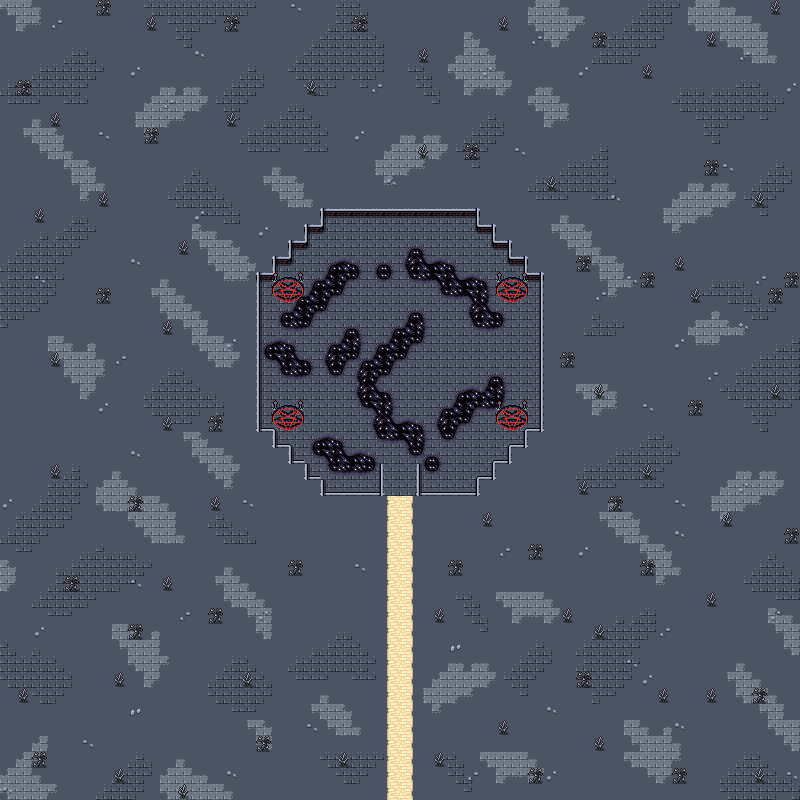

Below is a game level as drawn by its tile map, then a one-line description and the .tmx that defines it (tile-layer data replaced by summaries):
An orthogonal 50x50 tile map with 16x16 px tiles, 5 tile layers (Background, Ground, Walls, Ornamental Walls, ...), 3 tilesets and 12 objects.

<map version="1.10" tiledversion="1.11.2" orientation="orthogonal" renderorder="right-down" width="50" height="50" tilewidth="16" tileheight="16" infinite="0" nextlayerid="9" nextobjectid="90">
 <editorsettings>
  <export target="wastetown..tmx" format="tmx" />
 </editorsettings>
 <tileset firstgid="1" source="../../tileset/main.tsx" />
 <tileset firstgid="10113" source="../../tileset/buildings.tsx" />
 <tileset firstgid="11905" source="../../tileset/dungeon/dungeon_2.tsx" />
 <layer id="1" name="Background" width="50" height="50">
  <data>[2500 cells, 2500 non-empty, 5 distinct tile ids]</data>
 </layer>
 <layer id="7" name="Ground" width="50" height="50">
  <data>[2500 cells, 850 non-empty, 45 distinct tile ids]</data>
 </layer>
 <layer id="2" name="Walls" width="50" height="50">
  <data>[2500 cells, 143 non-empty, 22 distinct tile ids]</data>
 </layer>
 <layer id="8" name="Ornamental Walls" width="50" height="50">
  <data>[2500 cells, 41 non-empty, 4 distinct tile ids]</data>
 </layer>
 <layer id="3" name="Clutter" width="50" height="50">
  <properties>
   <property name="spriteLayer" type="bool" value="true" />
  </properties>
  <data>[2500 cells, 169 non-empty, 12 distinct tile ids]</data>
 </layer>
 <objectgroup id="4" name="Objects">
  <object id="73" template="../../obj/gold.tx" x="350.25" y="232.833" />
  <object id="75" template="../../obj/enemy.tx" x="390.751" y="331.084">
   <properties>
    <property name="defeatDialog">[
	{
	   "narrator": true, "text": "With a howl, Arzakon falls for the final time. The planeswalker who would have made Shandalar his own is gone, and what the ancients could only seal, you have finally put down for good.",
   "options": [{
      "name": "(Continue)", "action": [{"setQuestFlag": {"key": "ArzakonDefeated", "val": 1}}, {"deleteMapObject":-1}]}]
	}
	]</property>
    <property name="effect" value="{&quot;startBattleWithCard&quot;: [&quot;Arzakon&quot;, &quot;Howling Mine&quot;, &quot;Mox Amber&quot;]}" />
    <property name="enemy" value="Arzakon" />
    <property name="spawn.Easy" type="bool" value="false" />
    <property name="spawn.Normal" type="bool" value="false" />
    <property name="speedModifier" type="float" value="0" />
    <property name="threatRange" type="int" value="80" />
   </properties>
  </object>
  <object id="79" template="../../obj/gold.tx" x="437.166" y="234.5" />
  <object id="80" template="../../obj/manashards.tx" x="330.5" y="234" />
  <object id="82" template="../../obj/manashards.tx" x="456" y="236" />
  <object id="83" template="../../obj/entry_up.tx" x="386.75" y="523.5" width="29" height="30">
   <properties>
    <property name="teleport" value="" />
   </properties>
  </object>
  <object id="84" template="../../obj/dialog.tx" x="382.167" y="464.583" width="33.6667" height="8.83333" visible="1">
   <properties>
    <property name="dialog">[
{
   "text": "The barren fortress ahead has been entirely hollowed out, containing only a single resident: the towering demonic planeswalker that stands before you. Arzakon, the Doom of Shandalar. Sealed away by the Great Barrier milennia ago, he has slipped back into this world now that the guardians and Emrakul have fallen. The last remnant wards still slow him, but not for long.",
   "options": [{
      "name": "(Continue)", "action": [{"deleteMapObject":-1}]}]
}
]</property>
   </properties>
  </object>
  <object id="85" template="../../obj/manashards.tx" x="312.333" y="252.333" />
  <object id="86" template="../../obj/manashards.tx" x="474.333" y="252.667" />
  <object id="87" template="../../obj/gold.tx" x="369.333" y="233" />
  <object id="88" template="../../obj/gold.tx" x="417" y="234.333" />
  <object id="89" template="../../obj/enemy.tx" x="391.25" y="332.25">
   <properties>
    <property name="defeatDialog">[
	{
	   "narrator": true, "text": "With a howl, Arzakon falls for the final time. The planeswalker who would have made Shandalar his own is gone, and what the ancients could only seal, you have finally put down for good.",
   "options": [{
      "name": "(Continue)", "action": [{"setQuestFlag": {"key": "ArzakonDefeated", "val": 1}}, {"deleteMapObject":-1}]}]
	}
	]</property>
    <property name="effect" value="{&quot;startBattleWithCard&quot;: [&quot;Arzakon&quot;, &quot;Howling Mine&quot;, &quot;Mox Amber&quot;]}" />
    <property name="enemy" value="Arzakon" />
    <property name="spawn.Hard" type="bool" value="false" />
    <property name="spawn.Insane" type="bool" value="false" />
    <property name="speedModifier" type="float" value="0" />
    <property name="threatRange" type="int" value="80" />
   </properties>
  </object>
 </objectgroup>
</map>
